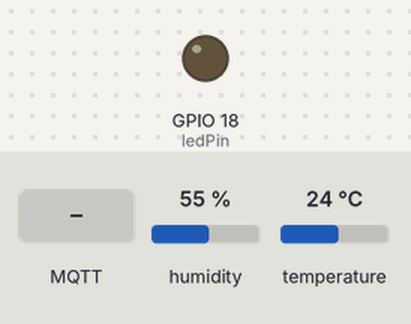
Recording of a sketch running on a simulated ESP32. Shown: output pins drawn as LEDs (lit = HIGH). The inputs (shaded band) are chosen by the test bench; at power-on: humidity 55 %, temperature 24 °C. WiFi joins after 1.5 s; servers stay silent unless stated; no MQTT or app messages arrive unless stated; not simulated (calls return 0 or success): arduino_secrets.h; what the sketch prints to the serial monitor is not drawn.

Above: at 2.7 s.
2.8 s: MQTT message "on" arrives on the first subscribed topic
At 3.1 s:
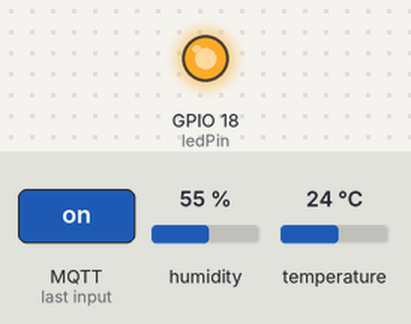
5.8 s: MQTT message "off" arrives on the first subscribed topic
At 6.6 s:
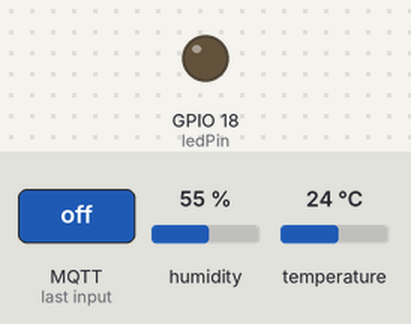
Timing chart, 0 to 8.8 s (numbered marks = the images above; inputs shaded):
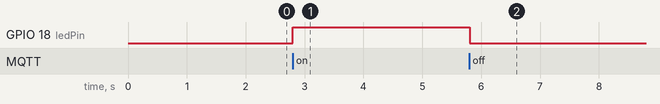

Measured:
- after the input at 2.8 s, GPIO 18 (ledPin): LOW → HIGH at once
- after the input at 5.8 s, GPIO 18 (ledPin): HIGH → LOW at once

The sketch:

tempAttempt.ino
```cpp
#include <WiFi.h>
#include <PubSubClient.h>
#include <DHT.h>
#include "arduino_secrets.h"

#define DHT_SENSOR_PIN  21
#define DHT_SENSOR_TYPE DHT11

DHT dht_sensor(DHT_SENSOR_PIN, DHT_SENSOR_TYPE);

const char ssid[] = SECRET_SSID;
const char password[] = SECRET_WIFIPASS;
const char mqtt_server[] = SECRET_MQTTSERVER;
const char mqtt_user[] = SECRET_MQTTUSER;
const char mqtt_password[] = SECRET_MQTTPASS;
const int ledPin = 18;

WiFiClient espClient;
PubSubClient client(espClient);
long lastMsg = 0;
char msg[50];
int value = 0;

float temperature = 0;
float humidity = 0;
void setup() {
  Serial.begin(115200);
  // default settings

  setup_wifi();
  client.setServer(mqtt_server, 1883);
  client.setCallback(callback);
  dht_sensor.begin();
  pinMode(ledPin, OUTPUT);
}

void setup_wifi() {
  delay(10);
  // We start by connecting to a WiFi network
  Serial.println();
  Serial.print("Connecting to ");
  Serial.println(ssid);

  WiFi.begin(ssid, password);

  while (WiFi.status() != WL_CONNECTED) {
    delay(500);
    Serial.print(".");
  }

  Serial.println("");
  Serial.println("WiFi connected");
  Serial.println("IP address: ");
  Serial.println(WiFi.localIP());
}

void callback(char* topic, byte* message, unsigned int length) {
  Serial.print("Message arrived on topic: ");
  Serial.print(topic);
  Serial.print(". Message: ");
  String messageTemp;

  for (int i = 0; i < length; i++) {
    Serial.print((char)message[i]);
    messageTemp += (char)message[i];
  }
  Serial.println();

  // Feel free to add more if statements to control more GPIOs with MQTT

  // If a message is received on the topic esp32/output, you check if the message is either "on" or "off".
  // Changes the output state according to the message
  if (String(topic) == "esp32/output") {
    Serial.print("Changing output to ");
    if(messageTemp == "on"){
      Serial.println("on");
      digitalWrite(ledPin, HIGH);
    }
    else if(messageTemp == "off"){
      Serial.println("off");
      digitalWrite(ledPin, LOW);
    }
  }
}

void reconnect() {
  // Loop until we're reconnected
  while (!client.connected()) {
    Serial.print("Attempting MQTT connection...");
    // Attempt to connect
    if (client.connect("ESP8266Client", mqtt_user, mqtt_password)) {
      Serial.println("connected");
      // Subscribe
      client.subscribe("esp32/output");
    } else {
      Serial.print("failed, rc=");
      Serial.print(client.state());
      Serial.println(" try again in 5 seconds");
      // Wait 5 seconds before retrying
      delay(5000);
    }
  }
}
void loop() {
  if (!client.connected()) {
    reconnect();
  }
  client.loop();

  long now = millis();
  if (now - lastMsg > 5000) {
    lastMsg = now;

    // Temperature in Celsius
    temperature = dht_sensor.readTemperature(true);
    // Uncomment the next line to set temperature in Fahrenheit
    // (and comment the previous temperature line)
    //temperature = 1.8 * bme.readTemperature() + 32; // Temperature in Fahrenheit

    // Convert the value to a char array
    char tempString[8];
    dtostrf(temperature, 1, 2, tempString);
    Serial.print("Temperature: ");
    Serial.println(tempString);
    client.publish("esp32/temperature", tempString);

    humidity = dht_sensor.readHumidity();

    // Convert the value to a char array
    char humString[8];
    dtostrf(humidity, 1, 2, humString);
    Serial.print("Humidity: ");
    Serial.println(humString);
    client.publish("esp32/humidity", humString);
  }
}
```
